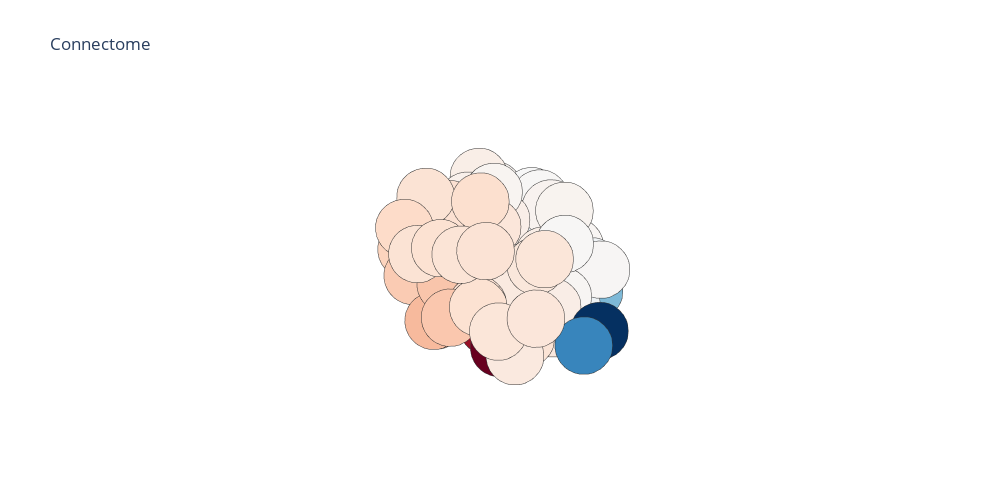

This figure's notebook cell:
### Code cell
plot_nodes(data.T[4], colour='RdBu_r')

### Figure 1 — Plotly figure (JSON) as saved in the notebook; plotly's stock layout.template omitted (floating-point values rounded to 4 significant figures)
{"data": [{"hoverinfo": "text", "marker": {"color": [0.8163, 0.8082, 0.6455, 0.8093, 0.8135, 0.8195, 0.8131, 0.8135, 0.8171, 0.8161, 0.8221, 0.8021, 0.8117, 0.813, 0.8099, 0.8195, 0.8177, 0.8179, 0.8277, 0.8198, 0.8298, 0.8385, 0.835, 0.8243, 0.8533, 0.8495, 0.9715, 1, 0.853, 0.8557, 0.842, 0.8453, 0.8467, 0.8201, 0.8084, 0.807, 0.8171, 0.8207, 0.8107, 0.8171, 0.8538, 0.7754, 0.6912, 0.574, 0.7677, 0.7807, 0.7905, 0.79, 0.7887, 0.7937, 0.794, 0.7922, 0.7903, 0.8014, 0.8001, 0.8042, 0.7888, 0.7868, 0.8014, 0.793, 0.798, 0.7862, 0.7848, 0.7875, 0.7911, 0.7729, 0.7737, 0.6917, 0.6832, 0.7702, 0.7721, 0.7796, 0.7841, 0.7736, 0.7875, 0.8043, 0.7974, 0.7877, 0.7943, 0.8012, 0.7989, 0.783, 0.8087], "colorscale": [[0, "rgb(5,48,97)"], [0.1, "rgb(33,102,172)"], [0.2, "rgb(67,147,195)"], [0.3, "rgb(146,197,222)"], [0.4, "rgb(209,229,240)"], [0.5, "rgb(247,247,247)"], [0.6, "rgb(253,219,199)"], [0.7, "rgb(244,165,130)"], [0.8, "rgb(214,96,77)"], [0.9, "rgb(178,24,43)"], [1, "rgb(103,0,31)"]], "line": {"color": "rgb(50,50,50)", "width": 0.5}, "size": 20, "symbol": "circle"}, "mode": "markers", "name": "actors", "text": ["rh.lateralorbitofrontal", "rh.parsorbitalis", "rh.frontalpole", "rh.medialorbitofrontal", "rh.parstriangularis", "rh.parsopercularis", "rh.rostralmiddlefrontal", "rh.superiorfrontal", "rh.caudalmiddlefrontal", "rh.precentral", "rh.paracentral", "rh.rostralanteriorcingulate", "rh.caudalanteriorcingulate", "rh.posteriorcingulate", "rh.isthmuscingulate", "rh.postcentral", "rh.supramarginal", "rh.superiorparietal", "rh.inferiorparietal", "rh.precuneus", "rh.cuneus", "rh.pericalcarine", "rh.lateraloccipital", "rh.lingual", "rh.fusiform", "rh.parahippocampal", "rh.entorhinal", "rh.temporalpole", "rh.inferiortemporal", "rh.middletemporal", "rh.bankssts", "rh.superiortemporal", "rh.transversetemporal", "rh.insula", "Right-Thalamus-Proper", "Right-Caudate", "Right-Putamen", "Right-Pallidum", "Right-Accumbens-area", "Right-Hippocampus", "Right-Amygdala", "lh.lateralorbitofrontal", "lh.parsorbitalis", "lh.frontalpole", "lh.medialorbitofrontal", "lh.parstriangularis", "lh.parsopercularis", "lh.rostralmiddlefrontal", "lh.superiorfrontal", "lh.caudalmiddlefrontal", "lh.precentral", "lh.paracentral", "lh.rostralanteriorcingulate", "lh.caudalanteriorcingulate", "lh.posteriorcingulate", "lh.isthmuscingulate", "lh.postcentral", "lh.supramarginal", "lh.superiorparietal", "lh.inferiorparietal", "lh.precuneus", "lh.cuneus", "lh.pericalcarine", "lh.lateraloccipital", "lh.lingual", "lh.fusiform", "lh.parahippocampal", "lh.entorhinal", "lh.temporalpole", "lh.inferiortemporal", "lh.middletemporal", "lh.bankssts", "lh.superiortemporal", "lh.transversetemporal", "lh.insula", "Left-Thalamus-Proper", "Left-Caudate", "Left-Putamen", "Left-Pallidum", "Left-Accumbens-area", "Left-Hippocampus", "Left-Amygdala", "Brain-Stem"], "type": "scatter3d", "x": [25.01, 43.79, 9.596, 5.799, 48.4, 48.19, 33.75, 10.98, 37.09, 43.14, 7.869, 6.377, 5.578, 5.761, 7.733, 47.91, 55.7, 25.56, 44.92, 9.752, 6.562, 7.694, 33.85, -1, 34.32, 25.04, 23.99, 30.97, 51.18, 58.72, 55.88, 54.11, 45.48, 37.46, 11.58, 14.02, 26.46, 21.44, 9.618, 26.54, 23.59, -24.08, -43.18, -6.732, -4.81, -47.45, -47.12, -32.96, -9.884, -35.49, -42.58, -6.47, -5.483, -4.827, -4.974, -6.78, -47.1, -55.42, -24.52, -43.52, -8.792, -7.006, -9.405, -31.03, -15.11, -33.9, -25.13, -24.59, -28.24, -51.03, -57.7, -53.88, -52.75, -44.51, -36.64, -11.31, -13.07, -25.54, -20.29, -8.141, -25.5, -22.72, -6.078], "y": [33.46, 41.47, 67.34, 40.74, 31.86, 14.45, 47.6, 33.19, 10.22, -5.411, -25.75, 38.78, 22.59, -16.96, -47.36, -19.14, -33.66, -62.7, -64.24, -59.09, -79.69, -79.18, -86.47, -95.33, -34.94, -32.24, -3.983, 15.02, -29.02, -20.46, -43.82, -7.42, -20.83, 1.417, -18.75, 9.059, 1.369, -5.035, 11.92, -23.52, -5.094, 33.89, 39.95, 67.75, 40.48, 32.22, 15.82, 47.51, 31.96, 11.53, -5.498, -27.93, 38.09, 20.28, -19.27, -47.58, -19.94, -35.35, -62.88, -66.02, -59.49, -78.46, -75.12, -87.28, -64.44, -35.86, -30.98, -6.357, 13.25, -30.23, -19.01, -43.5, -6.69, -20.81, 0.5929, -19.06, 9.085, 0.6731, -5.293, 11.42, -22.66, -5.12, -31.5], "z": [-16.65, -11.85, -8.942, -15.72, 5.604, 13.45, 16.78, 39.72, 46.99, 39.88, 55.5, 2.541, 26.67, 38.98, 20.76, 40.38, 32.8, 52.29, 34.7, 38.39, 24.16, 7.625, 1.078, -13.33, -24.98, -17.45, -32.6, -35.35, -25.08, -14.46, 9.959, -5.824, 9.927, 0.7318, 7.515, 10.53, 0.6181, -0.3633, -6.36, -13.07, -19.09, -16.32, -12.63, -7.798, -15.43, 3.797, 14.01, 16.52, 40.46, 46.37, 39.25, 56.96, 3.733, 28.45, 39.15, 20.75, 40.7, 34.48, 51.89, 33.8, 38.41, 24.54, 8.742, -0.106, -4.643, -24.99, -18.73, -32.68, -36.92, -24.64, -15.64, 8.758, -5.974, 9.401, 1.74, 7.391, 10.97, 0.9464, -0.0973, -6.321, -13.69, -18.84, -32.85]}], "layout": {"height": 500, "hovermode": "closest", "margin": {"t": 100}, "scene": {"xaxis": {"showbackground": false, "showgrid": false, "showline": false, "showticklabels": false, "title": {"text": ""}, "zeroline": false}, "yaxis": {"showbackground": false, "showgrid": false, "showline": false, "showticklabels": false, "title": {"text": ""}, "zeroline": false}, "zaxis": {"showbackground": false, "showgrid": false, "showline": false, "showticklabels": false, "title": {"text": ""}, "zeroline": false}}, "showlegend": false, "title": {"text": "Connectome"}, "width": 1000}}
